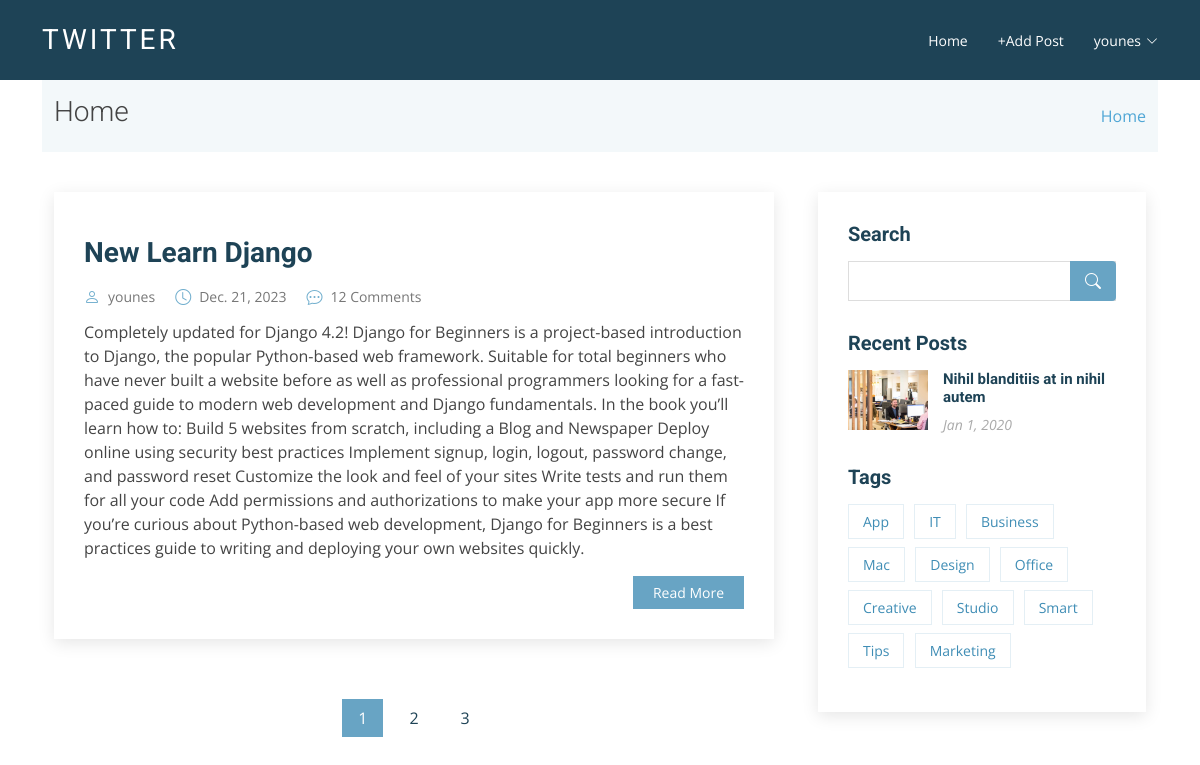
The app's page / (signed in) with its own data.
### accounts/models.py (models this page shows)
class CustomUser(AbstractUser):
    age = models.PositiveIntegerField(null=True, blank=True)
    photo = models.ImageField(
        upload_to='photo/profile/%Y/%m/%d/', default='null')
    about = models.CharField(max_length=255, default='null')

### twitter/models.py (models this page shows, shortened)
class Post(models.Model):
    title = models.CharField(max_length=255)
    excerpt = models.TextField()
    body = models.TextField()
    author = models .ForeignKey('accounts.CustomUser', on_delete=models.CASCADE)
    date = models.DateField(default=date.today)
    photo = models.ImageField(upload_to = 'photo/%Y/%m/%d')

### twitter/views.py (the view)
# urls.py: path('', HomeView.as_view(), name='home'),
class HomeView(ListView):
    model = Post
    template_name = 'twitter/index.html'

### templates/twitter/index.html (shortened to what this page needs)
{% extends 'basic.html' %}
{% load static %}
{% block content %}
  <section class="breadcrumbs">
    <div class="container">
      <div class="d-flex justify-content-between align-items-center">
        <h2>Home</h2>
        <ol>
          <li>
            <a href="{% url 'home' %}">Home</a>
          </li>
        </ol>
      </div>
    </div>
  </section>
  <section id="blog" class="blog">
    <div class="container" data-aos="fade-up">
      <div class="row">
        <div class="col-lg-8 entries">
          {% if post_list %}
            {% for post in post_list %}
              <article class="entry">
                <div class="entry-img">
                </div>
                <h2 class="entry-title"><a href="{% url 'post_detail' post.pk %}">{{ post.title }}</a></h2>
                <div class="entry-meta">
                  <ul>
                    <li class="d-flex align-items-center">
                      <i class="bi bi-person"></i> <a href="blog-single.html">{{ post.author }}</a>
                    </li>
                    <li class="d-flex align-items-center">
                      <i class="bi bi-clock"></i> <a href="blog-single.html"><time datetime="2020-01-01">{{ post.date }}</time></a>
                    </li>
                    <li class="d-flex align-items-center">
                      <i class="bi bi-chat-dots"></i> <a href="blog-single.html">12 Comments</a>
                    </li>
                  </ul>
                </div>
                <div class="entry-content">
                  <p>{{ post.excerpt }}</p>
                  <div class="read-more">
                    <a href="{% url 'post_detail' post.pk %}">Read More</a>
                  </div>
                </div>
              </article>
            {% endfor %}
          {% else %}
          <h2>No Post Is Avalable!!!</h2>
          {% endif %}
          <div class="blog-pagination">
            <ul class="justify-content-center">
              <li class="active">
                <a href="#">1</a>
              </li>
              <li>
                <a href="#">2</a>
              </li>
              <li>
                <a href="#">3</a>
              </li>
            </ul>
          </div>
        </div>
        <div class="col-lg-4">
          <div class="sidebar">
            <h3 class="sidebar-title">Search</h3>
            <div class="sidebar-item search-form">
              <form action="">
                <input type="text" />
                <button type="submit"><i class="bi bi-search"></i></button>
              </form>
            </div>
            <h3 class="sidebar-title">Recent Posts</h3>
            <div class="sidebar-item recent-posts">
              <div class="post-item clearfix">
                <img src="{% static 'assets/img/blog/blog-recent-1.jpg' %}" alt="" />
                <h4><a href="blog-single.html">Nihil blanditiis at in nihil autem</a></h4>
                <time datetime="2020-01-01">Jan 1, 2020</time>
              </div>
            </div>
            <h3 class="sidebar-title">Tags</h3>
            <div class="sidebar-item tags">
              <ul>
                <li>
                  <a href="#">App</a>
                </li>
                <li>
                  <a href="#">IT</a>
                </li>
                <li>
                  <a href="#">Business</a>
                </li>
                <li>
                  <a href="#">Mac</a>
                </li>
                <li>
                  <a href="#">Design</a>
                </li>
                <li>
                  <a href="#">Office</a>
                </li>
                <li>
                  <a href="#">Creative</a>
                </li>
                <li>
                  <a href="#">Studio</a>
                </li>
                <li>
                  <a href="#">Smart</a>
                </li>
                <li>
                  <a href="#">Tips</a>
                </li>
                <li>
                  <a href="#">Marketing</a>
                </li>
              </ul>
            </div>
          </div>
        </div>
      </div>
    </div>
  </section>
{% endblock %}

### templates/basic.html (shortened to what this page needs)
{% load static %}
<!DOCTYPE html>
<html lang="en">
  <head>
    <link href="{% static 'assets/vendor/animate.css/animate.min.css' %}" rel="stylesheet" />
    <link href="{% static 'assets/vendor/aos/aos.css' %}" rel="stylesheet" />
    <link href="{% static 'assets/vendor/bootstrap/css/bootstrap.min.css' %}" rel="stylesheet" />
    <link href="{% static 'assets/vendor/bootstrap-icons/bootstrap-icons.css' %}" rel="stylesheet" />
    <link href="{% static 'assets/vendor/boxicons/css/boxicons.min.css' %}" rel="stylesheet" />
    <link href="{% static 'assets/vendor/glightbox/css/glightbox.min.css' %}" rel="stylesheet" />
    <link href="{% static 'assets/vendor/swiper/swiper-bundle.min.css' %}" rel="stylesheet" />
    <link href="{% static 'assets/css/style.css' %}" rel="stylesheet" />
  </head>
  <body>
    <header id="header" class="fixed-top d-flex align-items-center">
      <div class="container d-flex justify-content-between align-items-center">
        <div class="logo">
          <h1 class="text-light"><a href="{% url 'home' %}"><span>Twitter</span></a></h1>
        </div>
        <nav id="navbar" class="navbar">
          <ul>
            <li>
              <a href="{% url 'home' %}">Home</a>
            </li>
            {% if user.is_authenticated %}
              <li>
                <a href="{% url 'newpost' %}">+Add Post</a>
              </li>
              <li class="dropdown">
                <a href="#">{{ user.username }} <span><i class="bi bi-chevron-down"></i></span></a>
              </li>
            {% endif %}
          </ul>
        </nav>
      </div>
    </header>
    <main id="main">
      <div class="container">
        {% block content %}
        {% endblock %}
      </div>
    </main>
  </body>
</html>

### static/assets/css/style.css (style rules this page uses)
body { font-family: "Open Sans", sans-serif; color: #444; }
a { color: #4fa6d5; text-decoration: none; }
h1, h2, h3, h4, h5, h6, .font-primary { font-family: "Roboto", sans-serif; }
#header { height: 80px; transition: all 0.5s; z-index: 997; transition: all 0.5s; background: #1e4356; }
#header .logo h1 { font-size: 28px; margin: 0; padding: 4px 0; line-height: 1; font-weight: 400; letter-spacing: 3px; text-transform: uppercase; }
#header .logo h1 a, #header .logo h1 a:hover { color: #fff; text-decoration: none; }
#main { margin-top: 80px; }
.navbar { padding: 0; }
.navbar ul { margin: 0; padding: 0; display: flex; list-style: none; align-items: center; }
.navbar li { position: relative; }
.navbar a, .navbar a:focus { display: flex; align-items: center; justify-content: space-between; padding: 10px 0 10px 30px; font-family: "Open Sans", sans-serif; font-size: 14px; color: #fff; white-space: nowrap; transition: 0.3s; }
.navbar a i, .navbar a:focus i { font-size: 12px; line-height: 0; margin-left: 5px; }
section { padding: 60px 0; }
.breadcrumbs { padding: 15px 0; background-color: #f3f8fa; min-height: 40px; }
.breadcrumbs h2 { font-size: 28px; font-weight: 300; }
.breadcrumbs ol { display: flex; flex-wrap: wrap; list-style: none; padding: 0; margin: 0; }
.blog { padding: 40px 0 20px 0; }
.blog .entry { padding: 30px; margin-bottom: 60px; box-shadow: 0 4px 16px rgba(0, 0, 0, 0.1); }
.blog .entry .entry-img { max-height: 440px; margin: -30px -30px 20px -30px; overflow: hidden; }
.blog .entry .entry-title { font-size: 28px; font-weight: bold; padding: 0; margin: 0 0 20px 0; }
.blog .entry .entry-title a { color: #1e4356; transition: 0.3s; }
.blog .entry .entry-meta { margin-bottom: 15px; color: #72afce; }
.blog .entry .entry-meta ul { display: flex; flex-wrap: wrap; list-style: none; align-items: center; padding: 0; margin: 0; }
.blog .entry .entry-meta ul li+li { padding-left: 20px; }
.blog .entry .entry-meta i { font-size: 16px; margin-right: 8px; line-height: 0; }
.blog .entry .entry-meta a { color: #777777; font-size: 14px; display: inline-block; line-height: 1; }
.blog .entry .entry-content p { line-height: 24px; }
.blog .entry .entry-content .read-more { -moz-text-align-last: right; text-align-last: right; }
.blog .entry .entry-content .read-more a { display: inline-block; background: #68A4C4; color: #fff; padding: 6px 20px; transition: 0.3s; font-size: 14px; }
.blog .blog-pagination { color: #387ea2; }
.blog .blog-pagination ul { display: flex; padding: 0; margin: 0; list-style: none; }
.blog .blog-pagination li { margin: 0 5px; transition: 0.3s; }
.blog .blog-pagination li a { color: #1e4356; padding: 7px 16px; display: flex; align-items: center; justify-content: center; }
.blog .blog-pagination li.active, .blog .blog-pagination li:hover { background: #68A4C4; }
.blog .blog-pagination li.active a, .blog .blog-pagination li:hover a { color: #fff; }
.blog .sidebar { padding: 30px; margin: 0 0 60px 20px; box-shadow: 0 4px 16px rgba(0, 0, 0, 0.1); }
.blog .sidebar .sidebar-title { font-size: 20px; font-weight: 700; padding: 0 0 0 0; margin: 0 0 15px 0; color: #1e4356; position: relative; }
.blog .sidebar .sidebar-item { margin-bottom: 30px; }
.blog .sidebar .search-form form { background: #fff; border: 1px solid #ddd; padding: 3px 10px; position: relative; }
.blog .sidebar .search-form form input[type=text] { border: 0; padding: 4px; border-radius: 4px; width: calc(100% - 40px); }
.blog .sidebar .search-form form button { position: absolute; top: 0; right: 0; bottom: 0; border: 0; background: none; font-size: 16px; padding: 0 15px; margin: -1px; background: #68A4C4; color: #fff; transition: 0.3s; border-radius: 0 4px 4px 0; line-height: 0; }
.blog .sidebar .search-form form button i { line-height: 0; }
.blog .sidebar .recent-posts img { width: 80px; float: left; }
.blog .sidebar .recent-posts h4 { font-size: 15px; margin-left: 95px; font-weight: bold; }
.blog .sidebar .recent-posts h4 a { color: #1e4356; transition: 0.3s; }
.blog .sidebar .recent-posts time { display: block; margin-left: 95px; font-style: italic; font-size: 14px; color: #aaaaaa; }
.blog .sidebar .tags { margin-bottom: -10px; }
.blog .sidebar .tags ul { list-style: none; padding: 0; }
.blog .sidebar .tags ul li { display: inline-block; }
.blog .sidebar .tags ul a { color: #3f8db5; font-size: 14px; padding: 6px 14px; margin: 0 6px 8px 0; border: 1px solid #e4eff5; display: inline-block; transition: 0.3s; }

### records on screen
CustomUser: username "younes"
Post: title "New Learn Django", author "younes", date "Dec. 21, 2023", excerpt "Completely updated for Django 4.2! Django for Beginners is a project-based introduction to Django, the popular Python-based web framework. Suitable for total beginners who have never built a website before as well as professional programmers looking for a fast-paced guide to modern web development and Django fundamentals. In the book you’ll learn how to: Build 5 websites from scratch, including a Blog and Newspaper Deploy online using security best practices Implement signup, login, logout, password change, and password reset Customize the look and feel of your sites Write tests and run them for all your code Add permissions and authorizations to make your app more secure If you’re curious…"
